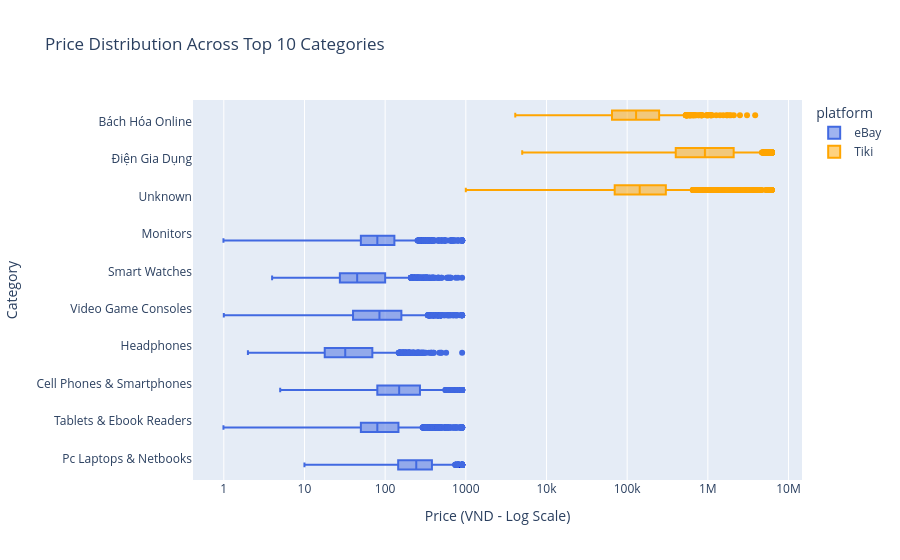

Notebook code cell kept with this figure:
### Markdown cell above
### **5.1. Price Distribution Analysis**

**Câu hỏi:** Phân khúc giá của các ngành hàng chủ lực trên eBay và Tiki khác nhau như thế nào?

**Phương pháp:** Sử dụng biểu đồ Boxplot với thang đo Logarithm cho trục hoành (giá) để quan sát dải giá và các giá trị ngoại lai của Top 10 danh mục có nhiều sản phẩm nhất, phân tách theo nền tảng.

### Code cell
if 'platform_x' in df.columns:
    df = df.rename(columns={'platform_x': 'platform'})
    if 'platform_y' in df.columns:
        df = df.drop(columns=['platform_y'])

if 'category' in df.columns and 'price' in df.columns:
    top_10_cats = df['category'].value_counts().nlargest(10).index
    df_top_cats = df[df['category'].isin(top_10_cats)]

    try:
        fig1 = px.box(df_top_cats, x='price', y='category', color='platform',
                     title='Price Distribution Across Top 10 Categories',
                     labels={'price': 'Price (VND - Log Scale)', 'category': 'Category'},
                     log_x=True, orientation='h', color_discrete_sequence=['royalblue', 'orange'])
        fig1.show()
    except Exception as e:
        print(f"Error plotting: {e}")

### Figure 1 — Plotly figure (JSON) as saved in the notebook; plotly's stock layout.template omitted (floating-point values rounded to 4 significant figures; data arrays with more than 128 entries replaced by an {"elided": "..."} marker saying what was removed)
{"data": [{"alignmentgroup": "True", "hovertemplate": "platform=eBay<br>Price (VND - Log Scale)=%{x}<br>Category=%{y}<extra></extra>", "legendgroup": "eBay", "marker": {"color": "royalblue"}, "name": "eBay", "notched": false, "offsetgroup": "eBay", "orientation": "h", "showlegend": true, "type": "box", "x": {"elided": "13612 float values"}, "x0": " ", "xaxis": "x", "y": {"elided": "13612 str values"}, "y0": " ", "yaxis": "y"}, {"alignmentgroup": "True", "hovertemplate": "platform=Tiki<br>Price (VND - Log Scale)=%{x}<br>Category=%{y}<extra></extra>", "legendgroup": "Tiki", "marker": {"color": "orange"}, "name": "Tiki", "notched": false, "offsetgroup": "Tiki", "orientation": "h", "showlegend": true, "type": "box", "x": {"elided": "3994 float values"}, "x0": " ", "xaxis": "x", "y": {"elided": "3994 str values"}, "y0": " ", "yaxis": "y"}], "layout": {"boxmode": "group", "legend": {"title": {"text": "platform"}, "tracegroupgap": 0}, "title": {"text": "Price Distribution Across Top 10 Categories"}, "xaxis": {"anchor": "y", "domain": [0, 1], "title": {"text": "Price (VND - Log Scale)"}, "type": "log"}, "yaxis": {"anchor": "x", "domain": [0, 1], "title": {"text": "Category"}}}}
